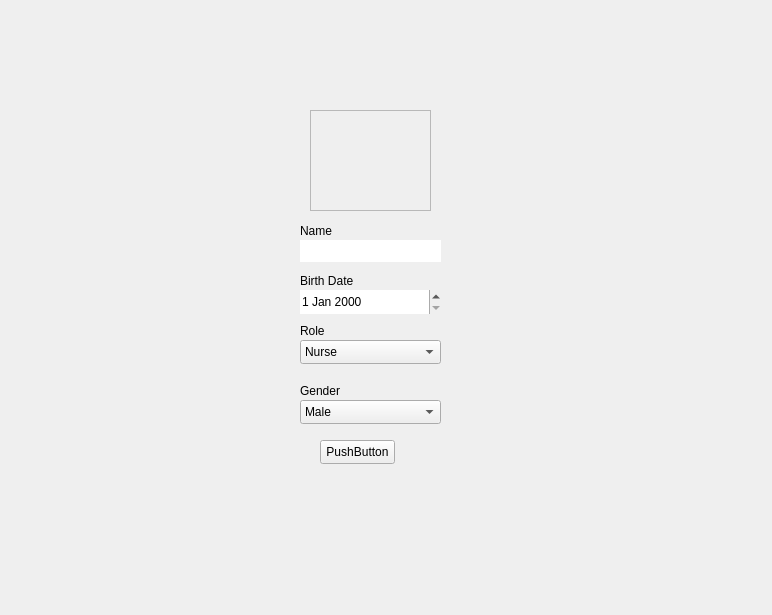
<?xml version="1.0" encoding="UTF-8"?>
<ui version="4.0">
 <class>staffWidget</class>
 <widget class="QWidget" name="staffWidget">
  <property name="geometry">
   <rect>
    <x>0</x>
    <y>0</y>
    <width>772</width>
    <height>615</height>
   </rect>
  </property>
  <property name="windowTitle">
   <string>Form</string>
  </property>
  <widget class="QComboBox" name="comboBox">
   <property name="geometry">
    <rect>
     <x>300</x>
     <y>340</y>
     <width>141</width>
     <height>24</height>
    </rect>
   </property>
   <item>
    <property name="text">
     <string>Nurse</string>
    </property>
   </item>
   <item>
    <property name="text">
     <string>Doctor</string>
    </property>
   </item>
  </widget>
  <widget class="QPushButton" name="addStaffButton">
   <property name="geometry">
    <rect>
     <x>320</x>
     <y>440</y>
     <width>75</width>
     <height>24</height>
    </rect>
   </property>
   <property name="text">
    <string>PushButton</string>
   </property>
  </widget>
  <widget class="QDateEdit" name="dateEdit">
   <property name="geometry">
    <rect>
     <x>300</x>
     <y>290</y>
     <width>141</width>
     <height>24</height>
    </rect>
   </property>
   <property name="frame">
    <bool>false</bool>
   </property>
  </widget>
  <widget class="QLineEdit" name="lineEdit">
   <property name="geometry">
    <rect>
     <x>300</x>
     <y>240</y>
     <width>141</width>
     <height>22</height>
    </rect>
   </property>
   <property name="frame">
    <bool>false</bool>
   </property>
  </widget>
  <widget class="QFrame" name="frame">
   <property name="geometry">
    <rect>
     <x>310</x>
     <y>110</y>
     <width>121</width>
     <height>101</height>
    </rect>
   </property>
   <property name="styleSheet">
    <string notr="true">border-image: url(:/asd/pngwing.com.png);</string>
   </property>
   <property name="frameShape">
    <enum>QFrame::Shape::StyledPanel</enum>
   </property>
   <property name="frameShadow">
    <enum>QFrame::Shadow::Raised</enum>
   </property>
  </widget>
  <widget class="QLabel" name="label_3">
   <property name="geometry">
    <rect>
     <x>300</x>
     <y>320</y>
     <width>61</width>
     <height>21</height>
    </rect>
   </property>
   <property name="text">
    <string>Role</string>
   </property>
  </widget>
  <widget class="QLabel" name="label_2">
   <property name="geometry">
    <rect>
     <x>300</x>
     <y>270</y>
     <width>61</width>
     <height>21</height>
    </rect>
   </property>
   <property name="text">
    <string>Birth Date</string>
   </property>
  </widget>
  <widget class="QLabel" name="label_4">
   <property name="geometry">
    <rect>
     <x>300</x>
     <y>380</y>
     <width>61</width>
     <height>21</height>
    </rect>
   </property>
   <property name="text">
    <string>Gender</string>
   </property>
  </widget>
  <widget class="QComboBox" name="comboBox_2">
   <property name="geometry">
    <rect>
     <x>300</x>
     <y>400</y>
     <width>141</width>
     <height>24</height>
    </rect>
   </property>
   <item>
    <property name="text">
     <string>Male</string>
    </property>
   </item>
   <item>
    <property name="text">
     <string>Female</string>
    </property>
   </item>
  </widget>
  <widget class="QLabel" name="label">
   <property name="geometry">
    <rect>
     <x>300</x>
     <y>220</y>
     <width>61</width>
     <height>21</height>
    </rect>
   </property>
   <property name="text">
    <string>Name</string>
   </property>
  </widget>
 </widget>
 <resources/>
 <connections/>
</ui>
